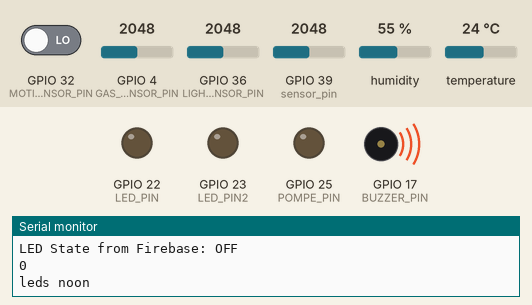
Recording of a sketch running on a simulated ESP32. Parts: output pins drawn as LEDs (lit = HIGH), buzzer (waves = sounding, pin HIGH), the last lines printed to the serial monitor. Inputs (shaded band) come from the test bench; at power-on: GPIO 32 (MOTION_SENSOR_PIN) LOW, GPIO 4 (GAS_SENSOR_PIN) = 2048, GPIO 36 (LIGHT_SENSOR_PIN) = 2048, GPIO 39 (sensor_pin) = 2048, humidity 55 %, temperature 24 °C. WiFi joins after 1.5 s; servers stay silent unless stated; uploads are accepted with an empty reply.

Above: at 1.3 s.
1.4 s: GPIO 32 (MOTION_SENSOR_PIN) driven HIGH
At 2.4 s:
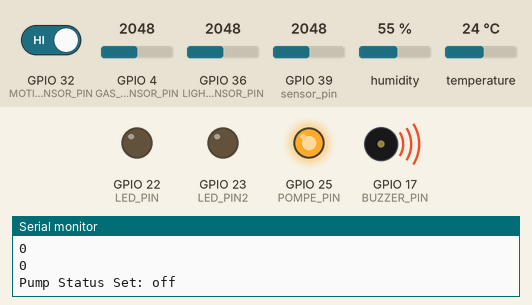
At 5.5 s:
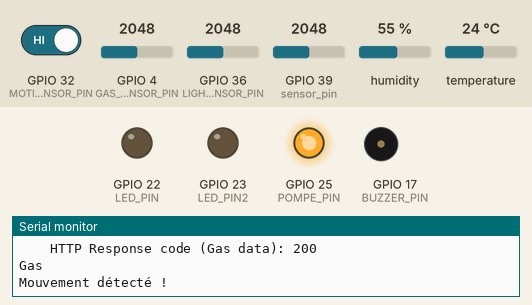
8.8 s: GPIO 4 (GAS_SENSOR_PIN) set to 60
Timing chart, 0 to 11.8 s (numbered marks = the images above; inputs shaded):
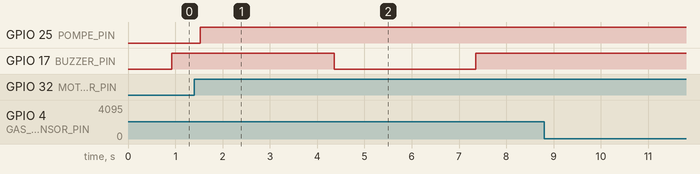

Measured:
- after the input at 1.4 s, GPIO 17 (BUZZER_PIN): HIGH → LOW after 3.0 s, → HIGH 3.0 s later

The sketch:

testttttttt.ino
```cpp
#include <Arduino.h>
#include <WiFi.h>
#include <HTTPClient.h>
#include <ArduinoJson.h>
#include "DHT.h"


const char* ssid = "tasnim";
const char* password = "tasnouma";
const char* firebaseHost = "smartfarm-ec140-default-rtdb.firebaseio.com";
const char* firebaseAuth = "AIzaSyC7ZPYNSLp9SuEtQI-Mucxiq0MnMkG2q3g";


#define DHTPIN 4     // Pin to which the DHT11 data pin is connected
#define DHTTYPE DHT11   // DHT 11
DHT dht(DHTPIN, DHTTYPE);

#define LIGHT_SENSOR_PIN  36
#define LED_PIN           22
#define LED_PIN2          23
#define ANALOG_THRESHOLD  100
#define GAS_SENSOR_PIN    4
#define MOTION_SENSOR_PIN  32
#define BUZZER_PIN         17
#define POMPE_PIN 25 // Utilisation de la broche D25 de l'ESP32 pour la pompe


//bool ledState = false; // Initial state of LEDs
int Sensor_input = 4;    /*Digital pin 5 for sensor input*/
int motionStatePrevious = LOW; // État précédent du capteur de mouvement


const int sensor_pin = 39;  /* Soil moisture sensor O/P pin */
int _moisture, sensor_analog;

void setup() {
    Serial.begin(115200);
    delay(100);

    WiFi.mode(WIFI_STA);
    WiFi.begin(ssid, password);
    Serial.println("\nConnecting");

    pinMode(LED_PIN, OUTPUT);
    pinMode(LED_PIN2, OUTPUT);

    dht.begin();

    pinMode(MOTION_SENSOR_PIN, INPUT);
    pinMode(BUZZER_PIN, OUTPUT);
    //digitalWrite(BUZZER_PIN, HIGH);
    pinMode(POMPE_PIN, OUTPUT); // Définir la broche comme sortie
    digitalWrite(POMPE_PIN, LOW);
   // bool ledState = false;
}

void loop() {
    // Read sensor values
    float humidity = dht.readHumidity();
    float temperature = dht.readTemperature();

    if (isnan(humidity) || isnan(temperature)) {
        Serial.println("Failed to read from DHT sensor");
        delay(2000);
        return;
    }

    Serial.print("Humidity: ");
    Serial.print(humidity);
    Serial.print(" % - Temperature: ");
    Serial.print(temperature);
    Serial.println(" °C");

    // Send sensor values to Firebase
    sendDHTDataToFirebase(humidity, temperature);

    // Read moisture sensor
    sensor_analog = analogRead(sensor_pin);
    _moisture = (100 - ((sensor_analog / 4095.00) * 100));

    Serial.print("Moisture = ");
    Serial.print(_moisture);
    Serial.println("%");

    // Send moisture data to Firebase
    sendMoistureToFirebase(_moisture);

    // Read light and gas sensors
    int analogValue = analogRead(LIGHT_SENSOR_PIN);
    Serial.print("Light value: ");
    Serial.println(analogValue);
    sendLightSensorToFirebase(analogValue);


    int gasValue = analogRead(GAS_SENSOR_PIN); // Read gas sensor value
    Serial.print("Gas value: ");
    Serial.println(gasValue);
    Serial.print("\t");
    Serial.print("\t");
    sendGasToFirebase(gasValue);     // Send gas value to Firebase
   // if ((analogValue < ANALOG_THRESHOLD)|| (ledState == true)) {
        //digitalWrite(LED_PIN, HIGH);
        //digitalWrite(LED_PIN2, HIGH);
     //   ledState = true;
      //} else if((analogValue > ANALOG_THRESHOLD)|| (ledState == false) ) {
        //digitalWrite(LED_PIN, LOW);
        //digitalWrite(LED_PIN2, LOW);
        //ledState = false;
    //}
      //sendLedStateToFirebase(ledState);
    if (gasValue > 100) {
        Serial.println("Gas");
    } else {
        Serial.println("No Gas");
    }
    //capteur mouvement
     int motionStateCurrent = digitalRead(MOTION_SENSOR_PIN); // Lecture du nouvel état

    if (motionStatePrevious == LOW && motionStateCurrent == HIGH) { // Changement d'état : LOW -> HIGH
        Serial.println("Mouvement détecté !");
        digitalWrite(BUZZER_PIN, LOW);
        delay(3000);
        digitalWrite(BUZZER_PIN, HIGH);
        // Envoi de l'état du mouvement détecté à Firebase (true)
        sendMotionStateToFirebase(true);
    } else {
        // Si aucun mouvement n'est détecté
        Serial.println("PAS DE Mouvement  !");
        digitalWrite(BUZZER_PIN, HIGH);
        // Envoi de l'état "false" à Firebase seulement si l'état précédent était "true"
        if (motionStatePrevious == HIGH) {
            sendMotionStateToFirebase(false);
        }
    }

    motionStatePrevious = motionStateCurrent; // Mise à jour de l'état précédent

    // controle led
    // Récupérer l'état actuel des LED depuis Firebase
    bool firebaseLedState = getLedStateFromFirebase();
       Serial.println(firebaseLedState);
    // Contrôler les LED en fonction de l'état récupéré depuis Firebase
    if (firebaseLedState) {
        digitalWrite(LED_PIN, HIGH); // Allumer la LED
        digitalWrite(LED_PIN2, HIGH);
        Serial.println("leds allumeee");
    } else {
        digitalWrite(LED_PIN, LOW); // Éteindre la LED
          digitalWrite(LED_PIN2, LOW); // Éteindre la LED
        Serial.println("leds noon" );
    }

    // Récupérer la valeur d'arrosage depuis Firebase
    // Check and update pump status
    bool pumpStatus = checkArrosageAndUpdatePump();
    bool wateringStatus = checkWateringStatusFromFirebase();
    Serial.println(pumpStatus);
    Serial.println(wateringStatus);
    if (pumpStatus || wateringStatus ) {
        digitalWrite(POMPE_PIN, LOW); // Turn on the pump
        Serial.println("Pump Status Set: on");

       // digitalWrite(POMPE_PIN, HIGH); // Turn on the pump
    } else {
       digitalWrite(POMPE_PIN, HIGH

       ); // Turn off the pump
       Serial.println("Pump Status Set: off");

    }
    //controlPump(pumpStatus);


    delay(2000); // Adjust this delay according to your needs
}

void sendDHTDataToFirebase(float humidity, float temperature) {
    // Construct the JSON payload for DHT data to Firebase
    String humidityStr = String(humidity);
    String temperatureStr = String(temperature);

    // Construct the JSON payload for DHT data to Firebase
    String jsonPayload = "{\"humidity\":\"" + humidityStr + "\",\"temperature\":\"" + temperatureStr + "\"}";


    // Construct the URL for DHT data
    String url = "https://" + String(firebaseHost) + "/sensorData/humidity.json?auth=" + String(firebaseAuth);

    // Send HTTP PUT request to update the DHT values in Firebase
    HTTPClient http;
    http.begin(url);
    http.addHeader("Content-Type", "application/json");
    int httpCode = http.PUT(jsonPayload);

    Serial.print("HTTP Response code (DHT data): ");
    Serial.println(httpCode);

    http.end();
}

void sendMoistureToFirebase(int moisture) {

    String moistureStr = String(moisture);

    // Construct the JSON payload for moisture data to Firebase
    String jsonPayload = "{\"pluie\":\"" + moistureStr + "\"}";

    // Construct the URL for moisture data
    String url = "https://" + String(firebaseHost) + "/moistureData/pluie.json?auth=" + String(firebaseAuth);

    // Send HTTP PUT request to update the moisture value in Firebase
    HTTPClient http;
    http.begin(url);
    http.addHeader("Content-Type", "application/json");
    int httpCode = http.PUT(jsonPayload);

    Serial.print("HTTP Response code (Moisture data): ");
    Serial.println(httpCode);

    http.end();
}
void sendLightSensorToFirebase(int analogValue) {
   String analogValueStr = String(analogValue); // Convertir la valeur en chaîne de caractères
    String jsonPayload = "{\"lightValue\":\"" + analogValueStr + "\"}"; // Insérer la chaîne de caractères dans le JSON
   String url = "https://" + String(firebaseHost) + "/lightData/lightValue.json?auth=" + String(firebaseAuth);

  HTTPClient http;
  http.begin(url);
  http.addHeader("Content-Type", "application/json");
  int httpCode = http.PUT(jsonPayload);

  Serial.print("HTTP Response code (Light data): ");
  Serial.println(httpCode);

  http.end();
}

void sendGasToFirebase(int gasValue) {
  String gasValueStr = String(gasValue);
  String gasStatus = gasValue > 1800 ? "Gas Detected" : "No Gas";

  String jsonPayload = "{\"gasData\": {\"gasStatus\":\"" + gasStatus + "\",\"gasValue\":\"" + gasValueStr + "\"}}";
  String url = "https://" + String(firebaseHost) + "/gasData.json?auth=" + String(firebaseAuth);

  HTTPClient http;
  http.begin(url);
  http.addHeader("Content-Type", "application/json");
  int httpCode = http.PUT(jsonPayload);

  Serial.print("HTTP Response code (Gas data): ");
  Serial.println(httpCode);

  http.end();
}


void sendLedStateToFirebase(bool state) {
  String jsonPayload = "{\"ledState\":" + String(state ? "true" : "false") + "}";
  String url = "https://" + String(firebaseHost) + "/ledData.json?auth=" + String(firebaseAuth);

  HTTPClient http;
  http.begin(url);
  http.addHeader("Content-Type", "application/json");
  int httpCode = http.PUT(jsonPayload);

  Serial.print("HTTP Response code (LED data): ");
  Serial.println(httpCode);

  http.end();
}

void sendMotionStateToFirebase(bool motionDetected) {
    // Construction des données à envoyer à Firebase
    String jsonPayload = "{\"motionDetected\":" + String(motionDetected ? "true" : "false") + "}";

    // Construction de l'URL pour les données de mouvement
    String url = "https://" + String(firebaseHost) + "/motionData.json?auth=" + String(firebaseAuth);

    // Envoi de la requête HTTP PUT pour mettre à jour l'état du mouvement dans Firebase
    HTTPClient http;
    http.begin(url);
    http.addHeader("Content-Type", "application/json");
    int httpCode = http.PUT(jsonPayload);

    Serial.print("HTTP Response code (Motion data): ");
    Serial.println(httpCode);

    http.end();
}

bool checkArrosageAndUpdatePump() {
    String url = "https://" + String(firebaseHost) + "/pumpStatus.json?auth=" + String(firebaseAuth);

    HTTPClient http;
    http.begin(url);
    int httpCode = http.GET();

    if (httpCode == HTTP_CODE_OK) {
        String response = http.getString(); // Lire la réponse de Firebase
        Serial.println("Firebase response for pump status: " + response); // Afficher la réponse

        bool pumpStatus = response == "true"; // Convertir la réponse en booléen

        Serial.print("Pump Status from Firebase: ");
        Serial.println(pumpStatus ? "true" : "false");

        http.end(); // Terminer la requête HTTP
        return pumpStatus;
    } else {
        Serial.println("Failed to get pump status from Firebase");
        http.end(); // Terminer la requête HTTP même si elle échoue
        return false;
    }
}


bool getLedStateFromFirebase() {
    String url = "https://" + String(firebaseHost) + "/ledData/ledState.json?auth=" + String(firebaseAuth);

    HTTPClient http;
    http.begin(url);
    int httpCode = http.GET();

    if (httpCode == HTTP_CODE_OK) {
        String ledStatus = http.getString(); // Lire l'état de la LED depuis Firebase
        bool state = ledStatus == "true"; // Convertir la chaîne en booléen

        Serial.print("LED State from Firebase: ");
        Serial.println(state ? "ON" : "OFF");

        http.end(); // Terminer la requête HTTP
        return state;
    } else {
        Serial.println("Failed to get LED state from Firebase");
        http.end(); // Terminer la requête HTTP même si elle échoue
        return false;
    }
}

bool checkWateringStatusFromFirebase() {
    String url = "https://" + String(firebaseHost) + "/wateringStatus.json?auth=" + String(firebaseAuth);

    HTTPClient http;
    http.begin(url);
    int httpCode = http.GET();

    if (httpCode == HTTP_CODE_OK) {
        String response = http.getString(); // Lire la réponse de Firebase
        Serial.println("Firebase response for watering status: " + response); // Afficher la réponse

        bool wateringStatus = response == "true"; // Convertir la chaîne en booléen

        Serial.print("Watering Status from Firebase: ");
        Serial.println(wateringStatus ? "true" : "false");

        http.end(); // Terminer la requête HTTP
        return wateringStatus;
    } else {
        Serial.println("Failed to get watering status from Firebase");
        http.end(); // Terminer la requête HTTP même si elle échoue
        return false;
    }
}
```
